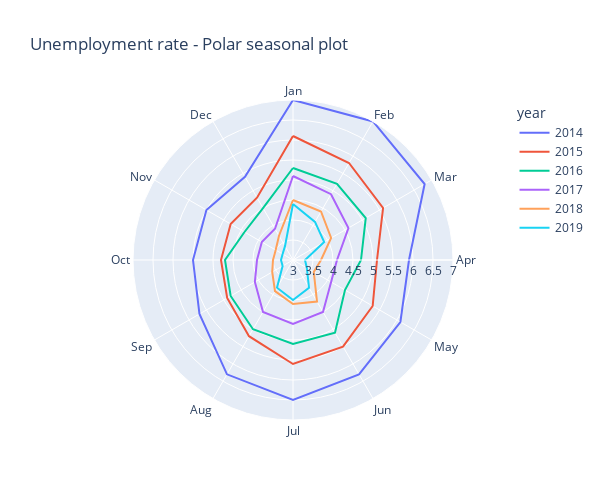

Notebook code cell kept with this figure:
### Code cell
fig = px.line_polar(df, r="unemp_rate",
              theta="month",
              color="year",
              line_close=True,
              title="Unemployment rate - Polar seasonal plot",
              width=600, height=500,
              range_r=[3, 7])
fig.show()

### Figure 1 — Plotly figure (JSON) as saved in the notebook; plotly's stock layout.template omitted (floating-point values rounded to 4 significant figures)
{"data": [{"hovertemplate": "year=2014<br>unemp_rate=%{r}<br>month=%{theta}<extra></extra>", "legendgroup": "2014", "line": {"color": "#636efa", "dash": "solid"}, "marker": {"symbol": "circle"}, "mode": "lines", "name": "2014", "r": [7, 7, 6.8, 5.9, 6.1, 6.3, 6.5, 6.3, 5.7, 5.5, 5.5, 5.4, 7], "showlegend": true, "subplot": "polar", "theta": ["Jan", "Feb", "Mar", "Apr", "May", "Jun", "Jul", "Aug", "Sep", "Oct", "Nov", "Dec", "Jan"], "type": "scatterpolar"}, {"hovertemplate": "year=2015<br>unemp_rate=%{r}<br>month=%{theta}<extra></extra>", "legendgroup": "2015", "line": {"color": "#EF553B", "dash": "solid"}, "marker": {"symbol": "circle"}, "mode": "lines", "name": "2015", "r": [6.1, 5.8, 5.6, 5.1, 5.3, 5.5, 5.6, 5.2, 4.9, 4.8, 4.8, 4.8, 6.1], "showlegend": true, "subplot": "polar", "theta": ["Jan", "Feb", "Mar", "Apr", "May", "Jun", "Jul", "Aug", "Sep", "Oct", "Nov", "Dec", "Jan"], "type": "scatterpolar"}, {"hovertemplate": "year=2016<br>unemp_rate=%{r}<br>month=%{theta}<extra></extra>", "legendgroup": "2016", "line": {"color": "#00cc96", "dash": "solid"}, "marker": {"symbol": "circle"}, "mode": "lines", "name": "2016", "r": [5.3, 5.2, 5.1, 4.7, 4.5, 5.1, 5.1, 5, 4.8, 4.7, 4.4, 4.5, 5.3], "showlegend": true, "subplot": "polar", "theta": ["Jan", "Feb", "Mar", "Apr", "May", "Jun", "Jul", "Aug", "Sep", "Oct", "Nov", "Dec", "Jan"], "type": "scatterpolar"}, {"hovertemplate": "year=2017<br>unemp_rate=%{r}<br>month=%{theta}<extra></extra>", "legendgroup": "2017", "line": {"color": "#ab63fa", "dash": "solid"}, "marker": {"symbol": "circle"}, "mode": "lines", "name": "2017", "r": [5.1, 4.9, 4.6, 4.1, 4.1, 4.5, 4.6, 4.5, 4.1, 3.9, 3.9, 3.9, 5.1], "showlegend": true, "subplot": "polar", "theta": ["Jan", "Feb", "Mar", "Apr", "May", "Jun", "Jul", "Aug", "Sep", "Oct", "Nov", "Dec", "Jan"], "type": "scatterpolar"}, {"hovertemplate": "year=2018<br>unemp_rate=%{r}<br>month=%{theta}<extra></extra>", "legendgroup": "2018", "line": {"color": "#FFA15A", "dash": "solid"}, "marker": {"symbol": "circle"}, "mode": "lines", "name": "2018", "r": [4.5, 4.4, 4.1, 3.7, 3.6, 4.2, 4.1, 3.9, 3.6, 3.5, 3.5, 3.7, 4.5], "showlegend": true, "subplot": "polar", "theta": ["Jan", "Feb", "Mar", "Apr", "May", "Jun", "Jul", "Aug", "Sep", "Oct", "Nov", "Dec", "Jan"], "type": "scatterpolar"}, {"hovertemplate": "year=2019<br>unemp_rate=%{r}<br>month=%{theta}<extra></extra>", "legendgroup": "2019", "line": {"color": "#19d3f3", "dash": "solid"}, "marker": {"symbol": "circle"}, "mode": "lines", "name": "2019", "r": [4.4, 4.1, 3.9, 3.3, 3.4, 3.8, 4, 3.8, 3.3, 3.3, 3.3, 3.4, 4.4], "showlegend": true, "subplot": "polar", "theta": ["Jan", "Feb", "Mar", "Apr", "May", "Jun", "Jul", "Aug", "Sep", "Oct", "Nov", "Dec", "Jan"], "type": "scatterpolar"}], "layout": {"height": 500, "legend": {"title": {"text": "year"}, "tracegroupgap": 0}, "polar": {"angularaxis": {"direction": "clockwise", "rotation": 90}, "domain": {"x": [0, 1], "y": [0, 1]}, "radialaxis": {"range": [3, 7]}}, "title": {"text": "Unemployment rate - Polar seasonal plot"}, "width": 600}}
